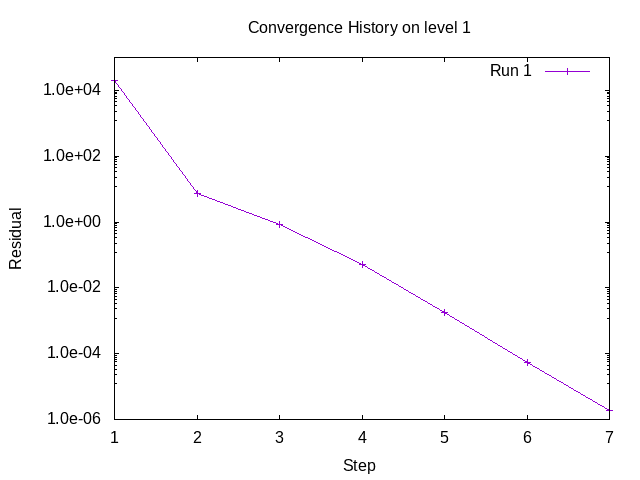

This figure's gnuplot source:
reset
set term png
set output "../Solutions/run186/ConvergenceHistoryLevel10.png"
array series0[7]
series0[1] = 20587.3
series0[2] = 7.33914
series0[3] = 0.862946
series0[4] = 0.0525358
series0[5] = 0.00178838
series0[6] = 5.50631e-05
series0[7] = 1.85628e-06
set title "Convergence History on level 1"
set logscale y
set xlabel 'Step'
set ylabel 'Residual'
set format y "%.1e"
plot series0 with linespoints title"Run 1"
